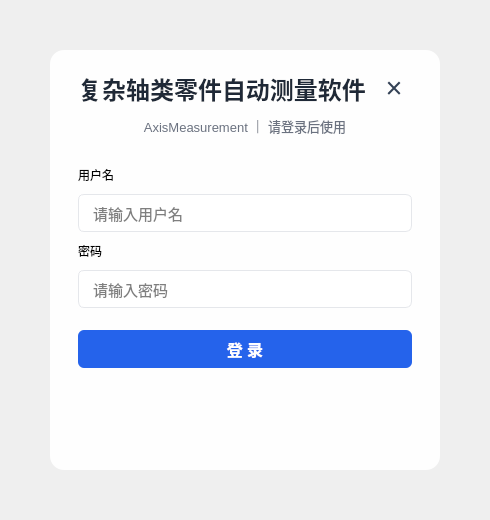
<?xml version="1.0" encoding="UTF-8"?>
<ui version="4.0">
 <class>logInClass</class>
 <widget class="QMainWindow" name="logInClass">
  <property name="geometry">
   <rect>
    <x>0</x>
    <y>0</y>
    <width>420</width>
    <height>520</height>
   </rect>
  </property>
  <property name="windowTitle">
   <string>AxisMeasurement 登录</string>
  </property>
  <property name="windowIcon">
   <iconset>
    <normaloff>config/logo.ico</normaloff>config/logo.ico</iconset>
  </property>
  <widget class="QWidget" name="centralWidget">
   <property name="styleSheet">
    <string notr="true">#centralWidget {
 border-image: url(:/new/prefix1/config/login_backgroud.jpg) 0 0 0 0 stretch stretch;
}
#card {
 background: rgba(255, 255, 255, 235);
 border-radius: 14px;
}
#cardTitle {
 color: #1F2937;
 font-size: 18pt;
 font-weight: bold;
}
#cardSub {
 color: #6B7280;
 font-size: 10pt;
}
#userName, #password {
 background: #FFFFFF;
 border: 1px solid #E5E7EB;
 border-radius: 6px;
 padding: 6px 12px;
 min-height: 24px;
 font-size: 11pt;
}
#userName:focus, #password:focus {
 border: 1px solid #2563EB;
}
#logIn {
 background: #2563EB;
 color: #FFFFFF;
 border: none;
 border-radius: 6px;
 min-height: 38px;
 font-size: 12pt;
 font-weight: bold;
}
#logIn:hover {
 background: #1D4ED8;
}
#logIn:pressed {
 background: #1E40AF;
}
#btnClose {
 background: transparent;
 border: none;
 color: #334155;
 font-family: &quot;Segoe UI Symbol&quot;, &quot;Microsoft YaHei UI&quot;;
 font-size: 22pt;
 font-weight: normal;
 padding: 0;
 margin: 0;
}
#btnClose:hover {
 background: transparent;
 border: none;
 color: #DC2626;
}
#btnClose:pressed {
 background: transparent;
 border: none;
 color: #991B1B;
}</string>
   </property>
   <layout class="QVBoxLayout" name="rootLayout">
    <property name="leftMargin">
     <number>50</number>
    </property>
    <property name="topMargin">
     <number>50</number>
    </property>
    <property name="rightMargin">
     <number>50</number>
    </property>
    <property name="bottomMargin">
     <number>50</number>
    </property>
    <item>
     <widget class="QFrame" name="card">
      <layout class="QVBoxLayout" name="cardLayout">
       <property name="leftMargin">
        <number>28</number>
       </property>
       <property name="topMargin">
        <number>20</number>
       </property>
       <property name="rightMargin">
        <number>28</number>
       </property>
       <property name="bottomMargin">
        <number>28</number>
       </property>
       <property name="spacing">
        <number>10</number>
       </property>
       <item>
        <layout class="QHBoxLayout" name="titleRow">
         <item>
          <widget class="QLabel" name="cardTitle">
           <property name="text">
            <string>复杂轴类零件自动测量软件</string>
           </property>
           <property name="alignment">
            <set>Qt::AlignCenter</set>
           </property>
          </widget>
         </item>
         <item>
          <widget class="QPushButton" name="btnClose">
           <property name="minimumSize">
            <size>
             <width>36</width>
             <height>36</height>
            </size>
           </property>
           <property name="maximumSize">
            <size>
             <width>36</width>
             <height>36</height>
            </size>
           </property>
           <property name="text">
            <string>×</string>
           </property>
           <property name="toolTip">
            <string>关闭</string>
           </property>
          </widget>
         </item>
        </layout>
       </item>
       <item>
        <widget class="QLabel" name="cardSub">
         <property name="text">
          <string>AxisMeasurement ｜ 请登录后使用</string>
         </property>
         <property name="alignment">
          <set>Qt::AlignCenter</set>
         </property>
        </widget>
       </item>
       <item>
        <spacer name="topSpacer">
         <property name="orientation">
          <enum>Qt::Vertical</enum>
         </property>
         <property name="sizeType">
          <enum>QSizePolicy::Fixed</enum>
         </property>
         <property name="sizeHint" stdset="0">
          <size>
           <width>20</width>
           <height>20</height>
          </size>
         </property>
        </spacer>
       </item>
       <item>
        <widget class="QLabel" name="userLabel">
         <property name="text">
          <string>用户名</string>
         </property>
        </widget>
       </item>
       <item>
        <widget class="QLineEdit" name="userName">
         <property name="placeholderText">
          <string>请输入用户名</string>
         </property>
        </widget>
       </item>
       <item>
        <widget class="QLabel" name="pwdLabel">
         <property name="text">
          <string>密码</string>
         </property>
        </widget>
       </item>
       <item>
        <widget class="QLineEdit" name="password">
         <property name="echoMode">
          <enum>QLineEdit::Password</enum>
         </property>
         <property name="placeholderText">
          <string>请输入密码</string>
         </property>
         <property name="clearButtonEnabled">
          <bool>true</bool>
         </property>
        </widget>
       </item>
       <item>
        <spacer name="midSpacer">
         <property name="orientation">
          <enum>Qt::Vertical</enum>
         </property>
         <property name="sizeType">
          <enum>QSizePolicy::Fixed</enum>
         </property>
         <property name="sizeHint" stdset="0">
          <size>
           <width>20</width>
           <height>12</height>
          </size>
         </property>
        </spacer>
       </item>
       <item>
        <widget class="QPushButton" name="logIn">
         <property name="text">
          <string>登 录</string>
         </property>
         <property name="default">
          <bool>true</bool>
         </property>
        </widget>
       </item>
       <item>
        <spacer name="bottomSpacer">
         <property name="orientation">
          <enum>Qt::Vertical</enum>
         </property>
         <property name="sizeHint" stdset="0">
          <size>
           <width>20</width>
           <height>0</height>
          </size>
         </property>
        </spacer>
       </item>
      </layout>
     </widget>
    </item>
   </layout>
  </widget>
 </widget>
 <resources>
  <include location="logIn.qrc"/>
 </resources>
 <connections/>
</ui>
